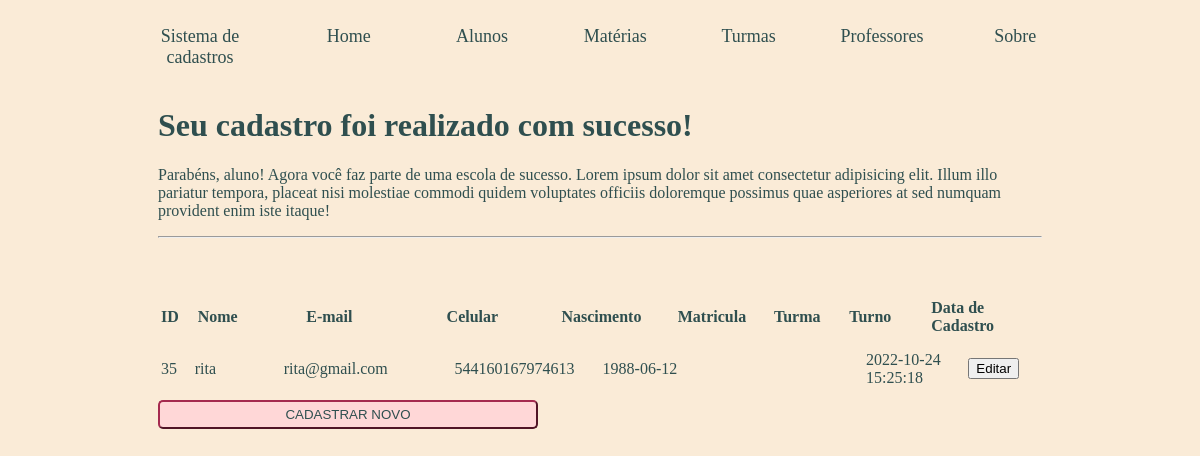
Screenshot of /view/aluno/cadastrado.php with the database file from the repository.
### tables this page shows
CREATE TABLE IF NOT EXISTS `alunos` (
  `id` int(11) NOT NULL AUTO_INCREMENT COMMENT ' id do aluno, chave primária.',
  `nome` varchar(50) NOT NULL DEFAULT '0' COMMENT 'nome do aluno',
  `email` varchar(1024) DEFAULT NULL COMMENT 'e-mail do aluno',
  `telefone` varchar(1024) DEFAULT NULL COMMENT 'telefone do aluno',
  `data_nasc` date DEFAULT NULL COMMENT 'data de nascimento do aluno',
  `matricula` int(10) DEFAULT NULL COMMENT 'matricula do aluno',
  `turma` varchar(10) DEFAULT NULL COMMENT 'turma do aluno',
  `turno` varchar(10) NOT NULL COMMENT 'exemplo: manhã, tarde, noite.',
  `data_cad` datetime NOT NULL DEFAULT CURRENT_TIMESTAMP COMMENT 'data de cadastro do aluno',
  `data_exc` datetime DEFAULT NULL COMMENT 'data de exclusão do aluno',
  PRIMARY KEY (`id`)
);

### model/connect.php (called while the page is built, shortened)
<?php
    Class Connect {
        function conectar($dados_conexao)
        {
            $conexao = mysqli_connect($dados_conexao['hostname'], $dados_conexao['user'], $dados_conexao['password'], $dados_conexao['database']);
            if (!$conexao) {
                die(trigger_error('Não foi possível conectar ao banco de dados'));
                return false;
            } else {
                $conectar = mysqli_select_db($conexao, $dados_conexao['database']);
                if (!$conectar) {
                    die(trigger_error('Não foi possível conectar ao banco de dados'));
                    return false;
                } else {
                    $conectou = array(
                        '0' => $conexao,
                        '1' => $conectar
                    );
                }
            }
            return $conectou;
        }
    }
?>

### model/db_alunos.php (called while the page is built, shortened)
<?php
    require_once 'connect.php';
    class Db_alunos extends Connect
    {
        public function aluno()
        {
            $connect = $this->conectar($this->dados_conexao('alunos'));
            $resultado = mysqli_query($connect[0], 'SELECT * FROM alunos WHERE id = (SELECT MAX(id) FROM alunos)');
            if ($resultado) {
                $dados = $resultado->fetch_assoc();
            } else {
                echo 'Erro ao executar a busca!';
            }
            return $dados;
        }
    }
?>

### controller/aluno.php (the view, shortened to what this page needs)
<?php
    require_once __DIR__ . '/../model/db_alunos.php';
    function aluno()
    {
        $conn = new Db_alunos;
        $selecionar = $conn->aluno('alunos');
        return $selecionar;
    }
    function ultimo_cad($dados)
    {
        echo "<tr class='resultados-tbody'>
                <td width='50px'>" . $dados['id'] . "</td>
                <td width='180px'>" . $dados['nome'] . "</td>
                <td width='260px'>" . $dados['email'] . "</td>
                <td width='180px'>" . $dados['telefone'] . "</td>
                <td width='200px'>" . $dados['data_nasc'] . "</td>
                <td width='120px'>" . $dados['matricula'] . "</td>
                <td width='120px'>" . $dados['turma'] . "</td>
                <td width='120px'>" . $dados['turno'] . "</td>
                <td width='160px'>" . $dados['data_cad'] . "</td>
                <td width='100px'><a href='editar.php'><input type='button' value='Editar'></a></td>
            </tr>";
    }
?>

### assets/style.css (style rules this page uses)
html { font-family:Cambria, Cochin, Georgia, Times, 'Times New Roman', serif; background-color:antiquewhite; color:darkslategray; margin-left: 150px; margin-right: 150px; line-height: 1,5px; font-weight: 400; font-size: 16px; }
a { text-decoration: none; color: darkslategray; }

### rows the page displays
alunos: id "35", nome "rita", email "rita@gmail.com", telefone "544160167974613", data_nasc "1988-06-12", data_cad "2022-10-24 15:25:18"
